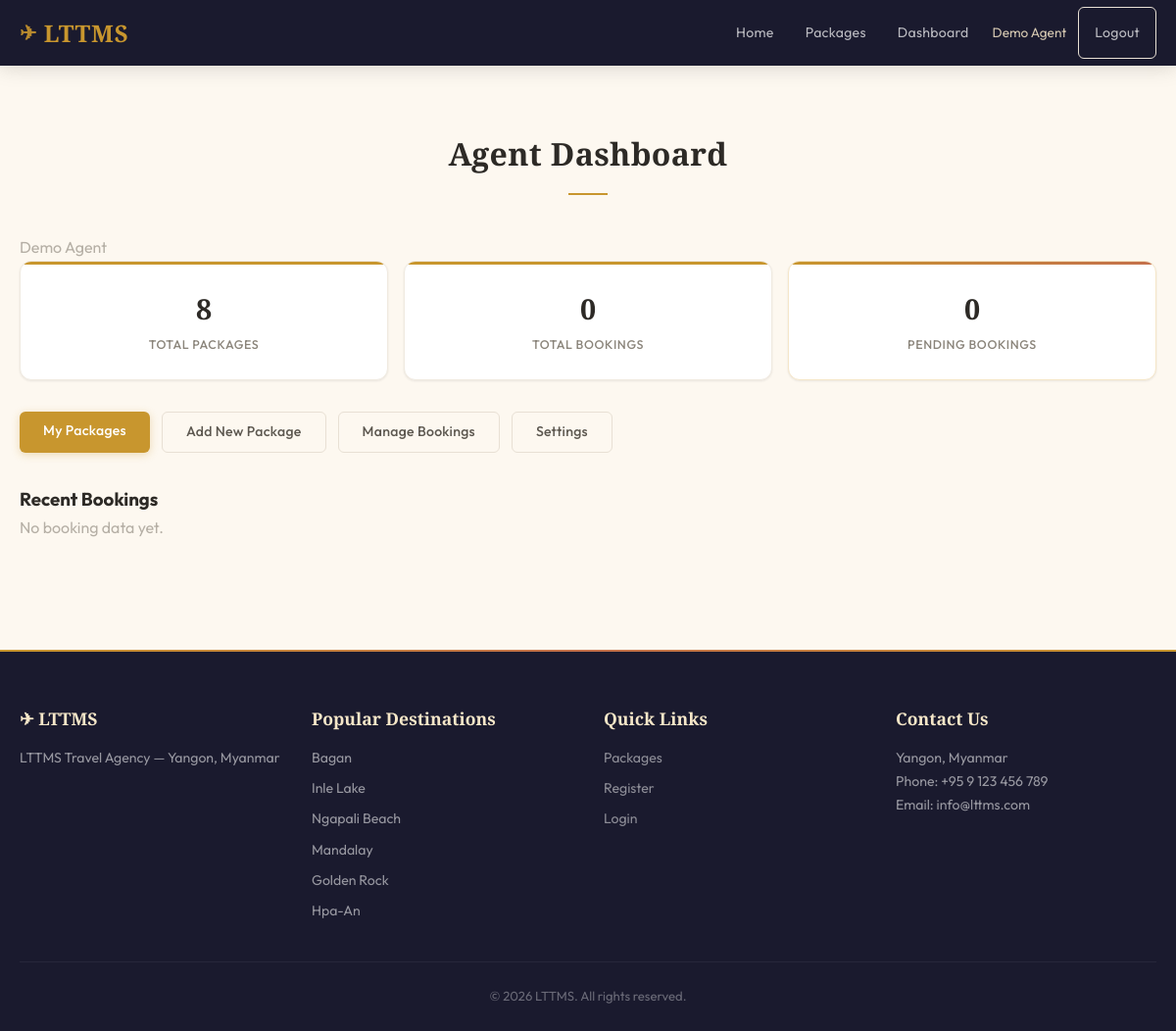
/agent/dashboard.php (signed in), run on the app's committed database.
### tables this page shows
CREATE TABLE users (
    id INT AUTO_INCREMENT PRIMARY KEY,
    username VARCHAR(50) NOT NULL UNIQUE,
    email VARCHAR(100) NOT NULL UNIQUE,
    password VARCHAR(255) NOT NULL,
    full_name VARCHAR(100) NOT NULL,
    phone VARCHAR(20),
    kbz_phone VARCHAR(20),
    kbz_name VARCHAR(100),
    nrc_number VARCHAR(50),
    nrc_front_photo VARCHAR(255),
    nrc_back_photo VARCHAR(255),
    role ENUM('customer', 'agent', 'admin') NOT NULL DEFAULT 'customer',
    agent_location VARCHAR(100) DEFAULT NULL,
    status ENUM('pending', 'approved', 'suspended') NOT NULL DEFAULT 'pending',
    created_at TIMESTAMP DEFAULT CURRENT_TIMESTAMP,
    updated_at TIMESTAMP DEFAULT CURRENT_TIMESTAMP ON UPDATE CURRENT_TIMESTAMP
);

CREATE TABLE destinations (
    id INT AUTO_INCREMENT PRIMARY KEY,
    name VARCHAR(100) NOT NULL,
    tagline VARCHAR(200),
    image VARCHAR(255) DEFAULT NULL,
    sort_order INT NOT NULL DEFAULT 0,
    is_active TINYINT(1) NOT NULL DEFAULT 1,
    created_at TIMESTAMP DEFAULT CURRENT_TIMESTAMP
);

### includes/lang.php (called while the page is built, shortened)
<?php
$translations = require __DIR__ . '/../lang/en.php';
function t(string $key, string $default = ''): string {
    global $translations;
    return $translations[$key] ?? ($default ?: $key);
}

### includes/auth.php (called while the page is built, shortened)
<?php
require_once __DIR__ . '/lang.php';
function getCurrentUser(): ?array {
    $pdo = getDBConnection();
    $stmt = $pdo->prepare("SELECT id, username, email, full_name, phone, role, status FROM users WHERE id = ?");
    $stmt->execute([$_SESSION['user_id']]);
    return $stmt->fetch() ?: null;
}

### includes/functions.php (called while the page is built, shortened)
<?php
function sanitize(string $input): string {
    return htmlspecialchars(trim($input), ENT_QUOTES, 'UTF-8');
}
function getActiveDestinations(): array {
    $pdo = getDBConnection();
    $stmt = $pdo->query("SELECT * FROM destinations WHERE is_active = 1 ORDER BY sort_order ASC, name ASC");
    return $stmt->fetchAll();
}

### agent/dashboard.php (the view, shortened to what this page needs)
<?php
require_once __DIR__ . '/../includes/auth.php';
require_once __DIR__ . '/../includes/functions.php';
$pdo = getDBConnection();
$agentId = $currentUser['id'];
$stmt = $pdo->prepare("SELECT COUNT(*) as total FROM packages WHERE agent_id = ?");
$stmt->execute([$agentId]);
$totalPackages = $stmt->fetch()['total'];
$stmt = $pdo->prepare("SELECT COUNT(*) as total FROM bookings b JOIN packages p ON b.package_id = p.id WHERE p.agent_id = ?");
$stmt->execute([$agentId]);
$totalBookings = $stmt->fetch()['total'];
$stmt = $pdo->prepare("SELECT COUNT(*) as total FROM bookings b JOIN packages p ON b.package_id = p.id WHERE p.agent_id = ? AND b.status = 'pending'");
$stmt->execute([$agentId]);
$pendingBookings = $stmt->fetch()['total'];
$stmt = $pdo->prepare(
    "SELECT b.*, p.title, p.destination, u.full_name as customer_name
     FROM bookings b
     JOIN packages p ON b.package_id = p.id
     JOIN users u ON b.customer_id = u.id
     WHERE p.agent_id = ?
     ORDER BY b.created_at DESC LIMIT 5"
);
$stmt->execute([$agentId]);
$recentBookings = $stmt->fetchAll();
require_once __DIR__ . '/../includes/header.php';
?>
<section class="section">
<div class="container">
    <h2 class="section-title"><?= t('agent_dashboard') ?></h2>
    <p class="text-muted"><?= sanitize($currentUser['full_name']) ?></p>
    <div class="stats-grid">
        <div class="stat-card">
            <div class="stat-number"><?= $totalPackages ?></div>
            <div class="stat-label"><?= t('total_packages') ?></div>
        </div>
        <div class="stat-card">
            <div class="stat-number"><?= $totalBookings ?></div>
            <div class="stat-label"><?= t('total_bookings') ?></div>
        </div>
        <div class="stat-card stat-highlight">
            <div class="stat-number"><?= $pendingBookings ?></div>
            <div class="stat-label"><?= t('pending_bookings') ?></div>
        </div>
    </div>
    <div class="dashboard-actions">
        <a href="<?= BASE_URL ?>/agent/packages.php" class="btn btn-primary"><?= t('nav_my_packages') ?></a>
        <a href="<?= BASE_URL ?>/agent/add-package.php" class="btn btn-outline"><?= t('add_new_package') ?></a>
        <a href="<?= BASE_URL ?>/agent/bookings.php" class="btn btn-outline"><?= t('manage_bookings') ?></a>
        <a href="<?= BASE_URL ?>/agent/settings.php" class="btn btn-outline"><?= t('agent_settings') ?></a>
    </div>
    <h3 class="mt-2"><?= t('recent_bookings') ?></h3>
    <?php if (empty($recentBookings)): ?>
        <p class="text-muted"><?= t('no_booking_data') ?></p>
    <?php endif; ?>
</div>
</section>
<?php require_once __DIR__ . '/../includes/footer.php'; ?>

### includes/header.php (shortened to what this page needs)
<?php
require_once __DIR__ . '/auth.php';
require_once __DIR__ . '/functions.php';
$currentUser = getCurrentUser();
?>
<!DOCTYPE html>
<html lang="en">
<head>
    <link rel="stylesheet" href="<?= BASE_URL ?>/assets/css/style.css">
</head>
<body>
<nav class="navbar">
    <div class="container nav-container">
        <a href="<?= BASE_URL ?>/" class="nav-brand">
            <span class="brand-icon">&#9992;</span> LTTMS
        </a>
        <ul class="nav-menu" id="navMenu">
            <li><a href="<?= BASE_URL ?>/"><?= t('nav_home') ?></a></li>
            <li><a href="<?= BASE_URL ?>/customer/packages.php"><?= t('nav_packages') ?></a></li>
            <?php if ($currentUser): ?>
                <?php if ($currentUser['role'] === 'customer'): ?>
                    <li><a href="<?= BASE_URL ?>/customer/my-bookings.php"><?= t('nav_my_bookings') ?></a></li>
                <?php elseif ($currentUser['role'] === 'agent'): ?>
                    <li><a href="<?= BASE_URL ?>/agent/dashboard.php"><?= t('nav_dashboard') ?></a></li>
                <?php elseif ($currentUser['role'] === 'admin'): ?>
                    <li><a href="<?= BASE_URL ?>/admin/dashboard.php"><?= t('nav_dashboard') ?></a></li>
                    <li><a href="<?= BASE_URL ?>/admin/packages.php"><?= t('nav_packages_control') ?></a></li>
                <?php endif; ?>
                <li class="nav-user">
                    <span class="user-greeting"><?= sanitize($currentUser['full_name']) ?></span>
                    <a href="<?= BASE_URL ?>/logout.php" class="btn btn-sm btn-outline"><?= t('nav_logout') ?></a>
                </li>
            <?php else: ?>
                <li><a href="<?= BASE_URL ?>/login.php" class="btn btn-sm btn-outline"><?= t('nav_login') ?></a></li>
                <li><a href="<?= BASE_URL ?>/register.php" class="btn btn-sm btn-primary"><?= t('nav_register') ?></a></li>
            <?php endif; ?>
        </ul>
    </div>
</nav>
<main>

### includes/footer.php (shortened to what this page needs)
</main>
<footer class="footer">
    <div class="container">
        <div class="footer-grid">
            <div class="footer-col">
                <h3>&#9992; LTTMS</h3>
                <p><?= t('footer_agency') ?> — <?= t('footer_address') ?></p>
            </div>
            <div class="footer-col">
                <h3><?= t('footer_destinations') ?></h3>
                <ul>
                    <?php foreach (getActiveDestinations() as $fd): ?>
                        <li><?= sanitize($fd['name']) ?></li>
                    <?php endforeach; ?>
                </ul>
            </div>
            <div class="footer-col">
                <h3><?= t('footer_quick_links') ?></h3>
                <ul>
                    <li><a href="<?= BASE_URL ?>/customer/packages.php"><?= t('nav_packages') ?></a></li>
                    <li><a href="<?= BASE_URL ?>/register.php"><?= t('nav_register') ?></a></li>
                    <li><a href="<?= BASE_URL ?>/login.php"><?= t('nav_login') ?></a></li>
                </ul>
            </div>
            <div class="footer-col">
                <h3><?= t('footer_contact') ?></h3>
                <p><?= t('footer_address') ?></p>
                <p>Phone: +95 9 123 456 789</p>
                <p>Email: info@lttms.com</p>
            </div>
        </div>
        <div class="footer-bottom">
            <p>&copy; <?= date('Y') ?> LTTMS. <?= t('footer_rights') ?></p>
        </div>
    </div>
</footer>
</body>
</html>

### data on the page
users: full_name "Demo Agent"
destinations: name "Bagan"
destinations: name "Inle Lake"
destinations: name "Ngapali Beach"
destinations: name "Mandalay"
destinations: name "Golden Rock"
destinations: name "Hpa-An"

### other printed values
t('nav_home') "Home"
t('nav_packages') "Packages"
t('nav_dashboard') "Dashboard"
t('nav_logout') "Logout"
t('agent_dashboard') "Agent Dashboard"
$totalPackages "8"
t('total_packages') "TOTAL PACKAGES"
$totalBookings "0"
t('total_bookings') "TOTAL BOOKINGS"
$pendingBookings "0"
t('pending_bookings') "PENDING BOOKINGS"
t('nav_my_packages') "My Packages"
t('add_new_package') "Add New Package"
t('manage_bookings') "Manage Bookings"
t('agent_settings') "Settings"
